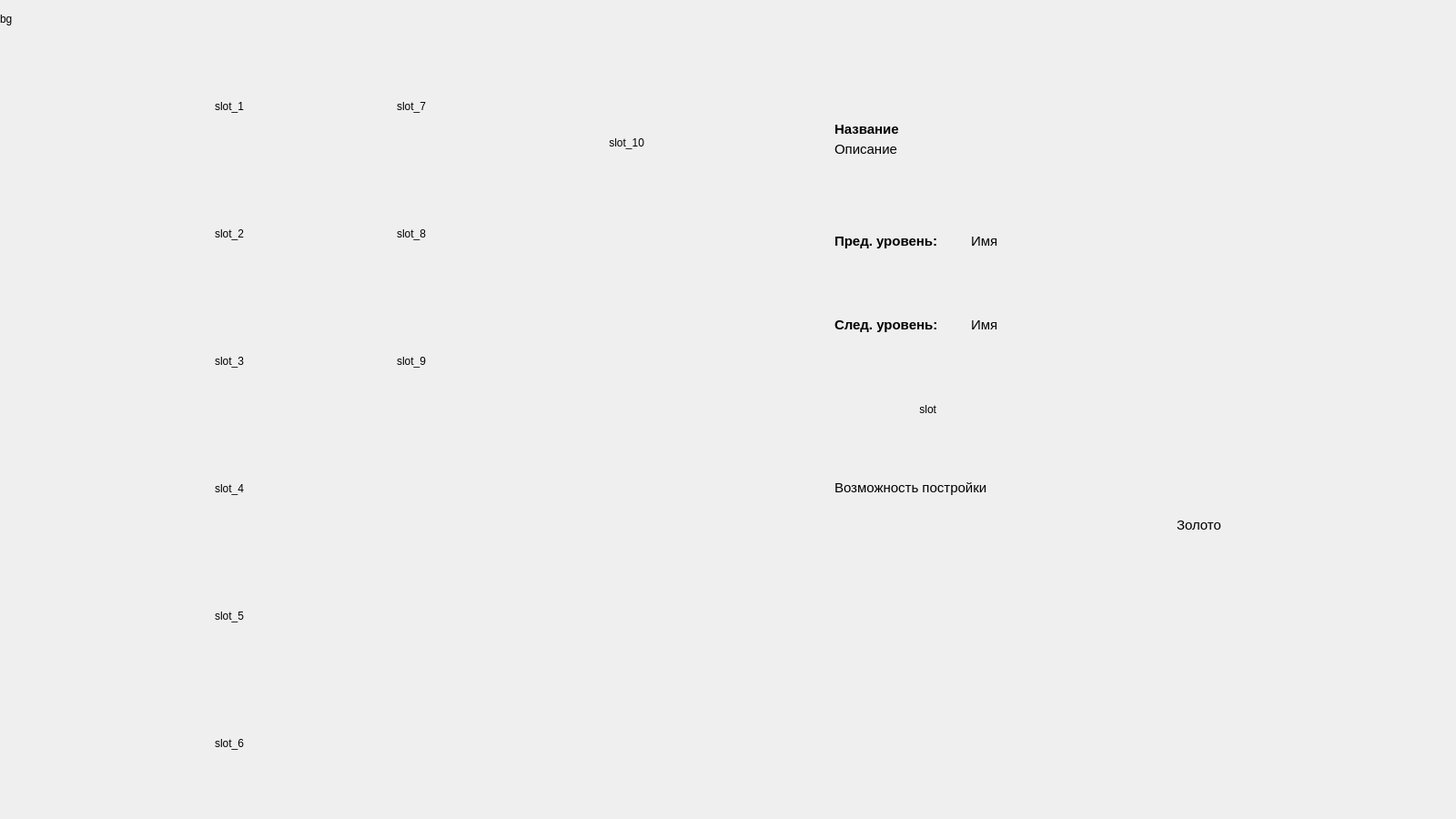
<?xml version="1.0" encoding="UTF-8"?>
<ui version="4.0">
 <class>CapitalBuildingWindow</class>
 <widget class="QMainWindow" name="CapitalBuildingWindow">
  <property name="geometry">
   <rect>
    <x>0</x>
    <y>0</y>
    <width>1600</width>
    <height>900</height>
   </rect>
  </property>
  <property name="windowTitle">
   <string notr="true">CapitalBuildingWindow</string>
  </property>
  <widget class="QWidget" name="centralwidget">
   <widget class="QLabel" name="capitalBuildingBG">
    <property name="geometry">
     <rect>
      <x>0</x>
      <y>0</y>
      <width>28</width>
      <height>41</height>
     </rect>
    </property>
    <property name="minimumSize">
     <size>
      <width>13</width>
      <height>13</height>
     </size>
    </property>
    <property name="maximumSize">
     <size>
      <width>1600</width>
      <height>900</height>
     </size>
    </property>
    <property name="contextMenuPolicy">
     <enum>Qt::DefaultContextMenu</enum>
    </property>
    <property name="autoFillBackground">
     <bool>true</bool>
    </property>
    <property name="frameShape">
     <enum>QFrame::NoFrame</enum>
    </property>
    <property name="frameShadow">
     <enum>QFrame::Plain</enum>
    </property>
    <property name="lineWidth">
     <number>3</number>
    </property>
    <property name="midLineWidth">
     <number>0</number>
    </property>
    <property name="text">
     <string>bg</string>
    </property>
   </widget>
   <widget class="QPushButton" name="pushButtonBack">
    <property name="geometry">
     <rect>
      <x>1313</x>
      <y>844</y>
      <width>40</width>
      <height>40</height>
     </rect>
    </property>
    <property name="toolTip">
     <string>Выход</string>
    </property>
    <property name="toolTipDuration">
     <number>3000</number>
    </property>
    <property name="autoFillBackground">
     <bool>false</bool>
    </property>
    <property name="text">
     <string/>
    </property>
    <property name="flat">
     <bool>true</bool>
    </property>
   </widget>
   <widget class="QPushButton" name="pushButtonFighters">
    <property name="geometry">
     <rect>
      <x>1058</x>
      <y>727</y>
      <width>40</width>
      <height>40</height>
     </rect>
    </property>
    <property name="toolTip">
     <string>Бойцы</string>
    </property>
    <property name="toolTipDuration">
     <number>3000</number>
    </property>
    <property name="autoFillBackground">
     <bool>false</bool>
    </property>
    <property name="text">
     <string/>
    </property>
    <property name="flat">
     <bool>true</bool>
    </property>
   </widget>
   <widget class="QPushButton" name="pushButtonMages">
    <property name="geometry">
     <rect>
      <x>1116</x>
      <y>697</y>
      <width>40</width>
      <height>40</height>
     </rect>
    </property>
    <property name="toolTip">
     <string>Маги</string>
    </property>
    <property name="toolTipDuration">
     <number>3000</number>
    </property>
    <property name="autoFillBackground">
     <bool>false</bool>
    </property>
    <property name="text">
     <string/>
    </property>
    <property name="flat">
     <bool>true</bool>
    </property>
   </widget>
   <widget class="QPushButton" name="pushButtonArchers">
    <property name="geometry">
     <rect>
      <x>1174</x>
      <y>727</y>
      <width>40</width>
      <height>40</height>
     </rect>
    </property>
    <property name="toolTip">
     <string>Стрелки</string>
    </property>
    <property name="toolTipDuration">
     <number>3000</number>
    </property>
    <property name="autoFillBackground">
     <bool>false</bool>
    </property>
    <property name="text">
     <string/>
    </property>
    <property name="flat">
     <bool>true</bool>
    </property>
   </widget>
   <widget class="QPushButton" name="pushButtonSupport">
    <property name="geometry">
     <rect>
      <x>1174</x>
      <y>796</y>
      <width>40</width>
      <height>40</height>
     </rect>
    </property>
    <property name="toolTip">
     <string>Поддержка</string>
    </property>
    <property name="toolTipDuration">
     <number>3000</number>
    </property>
    <property name="autoFillBackground">
     <bool>false</bool>
    </property>
    <property name="text">
     <string/>
    </property>
    <property name="flat">
     <bool>true</bool>
    </property>
   </widget>
   <widget class="QPushButton" name="pushButtonReverse">
    <property name="geometry">
     <rect>
      <x>1281</x>
      <y>671</y>
      <width>46</width>
      <height>46</height>
     </rect>
    </property>
    <property name="toolTip">
     <string>Портреты</string>
    </property>
    <property name="toolTipDuration">
     <number>3000</number>
    </property>
    <property name="autoFillBackground">
     <bool>false</bool>
    </property>
    <property name="text">
     <string/>
    </property>
    <property name="flat">
     <bool>true</bool>
    </property>
   </widget>
   <widget class="QLabel" name="slot">
    <property name="geometry">
     <rect>
      <x>924</x>
      <y>386</y>
      <width>105</width>
      <height>127</height>
     </rect>
    </property>
    <property name="layoutDirection">
     <enum>Qt::LeftToRight</enum>
    </property>
    <property name="frameShape">
     <enum>QFrame::NoFrame</enum>
    </property>
    <property name="frameShadow">
     <enum>QFrame::Raised</enum>
    </property>
    <property name="lineWidth">
     <number>1</number>
    </property>
    <property name="midLineWidth">
     <number>0</number>
    </property>
    <property name="text">
     <string>slot</string>
    </property>
    <property name="alignment">
     <set>Qt::AlignRight|Qt::AlignTrailing|Qt::AlignVCenter</set>
    </property>
   </widget>
   <widget class="QPushButton" name="pushButtonSlot">
    <property name="geometry">
     <rect>
      <x>924</x>
      <y>386</y>
      <width>105</width>
      <height>127</height>
     </rect>
    </property>
    <property name="text">
     <string/>
    </property>
    <property name="flat">
     <bool>true</bool>
    </property>
   </widget>
   <widget class="QLabel" name="slotFrame1">
    <property name="geometry">
     <rect>
      <x>913</x>
      <y>375</y>
      <width>125</width>
      <height>149</height>
     </rect>
    </property>
    <property name="frameShape">
     <enum>QFrame::Panel</enum>
    </property>
    <property name="frameShadow">
     <enum>QFrame::Raised</enum>
    </property>
    <property name="lineWidth">
     <number>0</number>
    </property>
    <property name="midLineWidth">
     <number>0</number>
    </property>
    <property name="text">
     <string/>
    </property>
   </widget>
   <widget class="QPushButton" name="pushButtonOthers">
    <property name="geometry">
     <rect>
      <x>1058</x>
      <y>798</y>
      <width>40</width>
      <height>40</height>
     </rect>
    </property>
    <property name="toolTip">
     <string>Другие</string>
    </property>
    <property name="toolTipDuration">
     <number>3000</number>
    </property>
    <property name="autoFillBackground">
     <bool>false</bool>
    </property>
    <property name="text">
     <string/>
    </property>
    <property name="flat">
     <bool>true</bool>
    </property>
   </widget>
   <widget class="QPushButton" name="pushButtonSlot_2">
    <property name="geometry">
     <rect>
      <x>150</x>
      <y>200</y>
      <width>118</width>
      <height>114</height>
     </rect>
    </property>
    <property name="text">
     <string/>
    </property>
    <property name="flat">
     <bool>true</bool>
    </property>
   </widget>
   <widget class="QLabel" name="slot_2">
    <property name="geometry">
     <rect>
      <x>150</x>
      <y>200</y>
      <width>118</width>
      <height>114</height>
     </rect>
    </property>
    <property name="layoutDirection">
     <enum>Qt::LeftToRight</enum>
    </property>
    <property name="frameShape">
     <enum>QFrame::NoFrame</enum>
    </property>
    <property name="frameShadow">
     <enum>QFrame::Raised</enum>
    </property>
    <property name="lineWidth">
     <number>1</number>
    </property>
    <property name="midLineWidth">
     <number>0</number>
    </property>
    <property name="text">
     <string>slot_2</string>
    </property>
    <property name="alignment">
     <set>Qt::AlignRight|Qt::AlignTrailing|Qt::AlignVCenter</set>
    </property>
   </widget>
   <widget class="QPushButton" name="pushButtonSlot_3">
    <property name="geometry">
     <rect>
      <x>150</x>
      <y>340</y>
      <width>118</width>
      <height>114</height>
     </rect>
    </property>
    <property name="text">
     <string/>
    </property>
    <property name="flat">
     <bool>true</bool>
    </property>
   </widget>
   <widget class="QLabel" name="slot_3">
    <property name="geometry">
     <rect>
      <x>150</x>
      <y>340</y>
      <width>118</width>
      <height>114</height>
     </rect>
    </property>
    <property name="layoutDirection">
     <enum>Qt::LeftToRight</enum>
    </property>
    <property name="frameShape">
     <enum>QFrame::NoFrame</enum>
    </property>
    <property name="frameShadow">
     <enum>QFrame::Raised</enum>
    </property>
    <property name="lineWidth">
     <number>1</number>
    </property>
    <property name="midLineWidth">
     <number>0</number>
    </property>
    <property name="text">
     <string>slot_3</string>
    </property>
    <property name="alignment">
     <set>Qt::AlignRight|Qt::AlignTrailing|Qt::AlignVCenter</set>
    </property>
   </widget>
   <widget class="QPushButton" name="pushButtonSlot_4">
    <property name="geometry">
     <rect>
      <x>150</x>
      <y>480</y>
      <width>118</width>
      <height>114</height>
     </rect>
    </property>
    <property name="text">
     <string/>
    </property>
    <property name="flat">
     <bool>true</bool>
    </property>
   </widget>
   <widget class="QLabel" name="slot_4">
    <property name="geometry">
     <rect>
      <x>150</x>
      <y>480</y>
      <width>118</width>
      <height>114</height>
     </rect>
    </property>
    <property name="layoutDirection">
     <enum>Qt::LeftToRight</enum>
    </property>
    <property name="frameShape">
     <enum>QFrame::NoFrame</enum>
    </property>
    <property name="frameShadow">
     <enum>QFrame::Raised</enum>
    </property>
    <property name="lineWidth">
     <number>1</number>
    </property>
    <property name="midLineWidth">
     <number>0</number>
    </property>
    <property name="text">
     <string>slot_4</string>
    </property>
    <property name="alignment">
     <set>Qt::AlignRight|Qt::AlignTrailing|Qt::AlignVCenter</set>
    </property>
   </widget>
   <widget class="QLabel" name="slot_5">
    <property name="geometry">
     <rect>
      <x>150</x>
      <y>620</y>
      <width>118</width>
      <height>114</height>
     </rect>
    </property>
    <property name="layoutDirection">
     <enum>Qt::LeftToRight</enum>
    </property>
    <property name="frameShape">
     <enum>QFrame::NoFrame</enum>
    </property>
    <property name="frameShadow">
     <enum>QFrame::Raised</enum>
    </property>
    <property name="lineWidth">
     <number>1</number>
    </property>
    <property name="midLineWidth">
     <number>0</number>
    </property>
    <property name="text">
     <string>slot_5</string>
    </property>
    <property name="alignment">
     <set>Qt::AlignRight|Qt::AlignTrailing|Qt::AlignVCenter</set>
    </property>
   </widget>
   <widget class="QPushButton" name="pushButtonSlot_5">
    <property name="geometry">
     <rect>
      <x>150</x>
      <y>620</y>
      <width>118</width>
      <height>114</height>
     </rect>
    </property>
    <property name="text">
     <string/>
    </property>
    <property name="flat">
     <bool>true</bool>
    </property>
   </widget>
   <widget class="QPushButton" name="pushButtonSlot_6">
    <property name="geometry">
     <rect>
      <x>150</x>
      <y>760</y>
      <width>118</width>
      <height>114</height>
     </rect>
    </property>
    <property name="text">
     <string/>
    </property>
    <property name="flat">
     <bool>true</bool>
    </property>
   </widget>
   <widget class="QLabel" name="slot_6">
    <property name="geometry">
     <rect>
      <x>150</x>
      <y>760</y>
      <width>118</width>
      <height>114</height>
     </rect>
    </property>
    <property name="layoutDirection">
     <enum>Qt::LeftToRight</enum>
    </property>
    <property name="frameShape">
     <enum>QFrame::NoFrame</enum>
    </property>
    <property name="frameShadow">
     <enum>QFrame::Raised</enum>
    </property>
    <property name="lineWidth">
     <number>1</number>
    </property>
    <property name="midLineWidth">
     <number>0</number>
    </property>
    <property name="text">
     <string>slot_6</string>
    </property>
    <property name="alignment">
     <set>Qt::AlignRight|Qt::AlignTrailing|Qt::AlignVCenter</set>
    </property>
   </widget>
   <widget class="QPushButton" name="pushButtonSlot_7">
    <property name="geometry">
     <rect>
      <x>350</x>
      <y>60</y>
      <width>118</width>
      <height>114</height>
     </rect>
    </property>
    <property name="text">
     <string/>
    </property>
    <property name="flat">
     <bool>true</bool>
    </property>
   </widget>
   <widget class="QLabel" name="slot_7">
    <property name="geometry">
     <rect>
      <x>350</x>
      <y>60</y>
      <width>118</width>
      <height>114</height>
     </rect>
    </property>
    <property name="layoutDirection">
     <enum>Qt::LeftToRight</enum>
    </property>
    <property name="frameShape">
     <enum>QFrame::NoFrame</enum>
    </property>
    <property name="frameShadow">
     <enum>QFrame::Raised</enum>
    </property>
    <property name="lineWidth">
     <number>1</number>
    </property>
    <property name="midLineWidth">
     <number>0</number>
    </property>
    <property name="text">
     <string>slot_7</string>
    </property>
    <property name="alignment">
     <set>Qt::AlignRight|Qt::AlignTrailing|Qt::AlignVCenter</set>
    </property>
   </widget>
   <widget class="QPushButton" name="pushButtonSlot_8">
    <property name="geometry">
     <rect>
      <x>350</x>
      <y>200</y>
      <width>118</width>
      <height>114</height>
     </rect>
    </property>
    <property name="text">
     <string/>
    </property>
    <property name="flat">
     <bool>true</bool>
    </property>
   </widget>
   <widget class="QLabel" name="slot_8">
    <property name="geometry">
     <rect>
      <x>350</x>
      <y>200</y>
      <width>118</width>
      <height>114</height>
     </rect>
    </property>
    <property name="layoutDirection">
     <enum>Qt::LeftToRight</enum>
    </property>
    <property name="frameShape">
     <enum>QFrame::NoFrame</enum>
    </property>
    <property name="frameShadow">
     <enum>QFrame::Raised</enum>
    </property>
    <property name="lineWidth">
     <number>1</number>
    </property>
    <property name="midLineWidth">
     <number>0</number>
    </property>
    <property name="text">
     <string>slot_8</string>
    </property>
    <property name="alignment">
     <set>Qt::AlignRight|Qt::AlignTrailing|Qt::AlignVCenter</set>
    </property>
   </widget>
   <widget class="QPushButton" name="pushButtonSlot_9">
    <property name="geometry">
     <rect>
      <x>350</x>
      <y>340</y>
      <width>118</width>
      <height>114</height>
     </rect>
    </property>
    <property name="text">
     <string/>
    </property>
    <property name="flat">
     <bool>true</bool>
    </property>
   </widget>
   <widget class="QLabel" name="slot_9">
    <property name="geometry">
     <rect>
      <x>350</x>
      <y>340</y>
      <width>118</width>
      <height>114</height>
     </rect>
    </property>
    <property name="layoutDirection">
     <enum>Qt::LeftToRight</enum>
    </property>
    <property name="frameShape">
     <enum>QFrame::NoFrame</enum>
    </property>
    <property name="frameShadow">
     <enum>QFrame::Raised</enum>
    </property>
    <property name="lineWidth">
     <number>1</number>
    </property>
    <property name="midLineWidth">
     <number>0</number>
    </property>
    <property name="text">
     <string>slot_9</string>
    </property>
    <property name="alignment">
     <set>Qt::AlignRight|Qt::AlignTrailing|Qt::AlignVCenter</set>
    </property>
   </widget>
   <widget class="QLabel" name="slot_1">
    <property name="geometry">
     <rect>
      <x>150</x>
      <y>60</y>
      <width>118</width>
      <height>114</height>
     </rect>
    </property>
    <property name="layoutDirection">
     <enum>Qt::LeftToRight</enum>
    </property>
    <property name="frameShape">
     <enum>QFrame::NoFrame</enum>
    </property>
    <property name="frameShadow">
     <enum>QFrame::Raised</enum>
    </property>
    <property name="lineWidth">
     <number>1</number>
    </property>
    <property name="midLineWidth">
     <number>0</number>
    </property>
    <property name="text">
     <string>slot_1</string>
    </property>
    <property name="alignment">
     <set>Qt::AlignRight|Qt::AlignTrailing|Qt::AlignVCenter</set>
    </property>
   </widget>
   <widget class="QPushButton" name="pushButtonSlot_1">
    <property name="geometry">
     <rect>
      <x>150</x>
      <y>60</y>
      <width>118</width>
      <height>114</height>
     </rect>
    </property>
    <property name="text">
     <string/>
    </property>
    <property name="flat">
     <bool>true</bool>
    </property>
   </widget>
   <widget class="QLabel" name="prevLevelText">
    <property name="geometry">
     <rect>
      <x>917</x>
      <y>255</y>
      <width>221</width>
      <height>20</height>
     </rect>
    </property>
    <property name="font">
     <font>
      <family>Arial</family>
      <pointsize>11</pointsize>
      <weight>75</weight>
      <bold>true</bold>
     </font>
    </property>
    <property name="text">
     <string>Пред. уровень:</string>
    </property>
   </widget>
   <widget class="QLabel" name="nextLevelText">
    <property name="geometry">
     <rect>
      <x>917</x>
      <y>347</y>
      <width>141</width>
      <height>20</height>
     </rect>
    </property>
    <property name="font">
     <font>
      <family>Arial</family>
      <pointsize>11</pointsize>
      <weight>75</weight>
      <bold>true</bold>
     </font>
    </property>
    <property name="text">
     <string>След. уровень:</string>
    </property>
   </widget>
   <widget class="QLabel" name="buildingName">
    <property name="geometry">
     <rect>
      <x>917</x>
      <y>132</y>
      <width>311</width>
      <height>20</height>
     </rect>
    </property>
    <property name="font">
     <font>
      <family>Arial</family>
      <pointsize>11</pointsize>
      <weight>75</weight>
      <bold>true</bold>
     </font>
    </property>
    <property name="text">
     <string>Название</string>
    </property>
   </widget>
   <widget class="QLabel" name="desc">
    <property name="geometry">
     <rect>
      <x>917</x>
      <y>155</y>
      <width>441</width>
      <height>91</height>
     </rect>
    </property>
    <property name="font">
     <font>
      <family>Arial</family>
      <pointsize>11</pointsize>
      <weight>50</weight>
      <bold>false</bold>
     </font>
    </property>
    <property name="text">
     <string>Описание</string>
    </property>
    <property name="scaledContents">
     <bool>false</bool>
    </property>
    <property name="alignment">
     <set>Qt::AlignLeading|Qt::AlignLeft|Qt::AlignTop</set>
    </property>
    <property name="wordWrap">
     <bool>true</bool>
    </property>
   </widget>
   <widget class="QLabel" name="buildPossib">
    <property name="geometry">
     <rect>
      <x>917</x>
      <y>527</y>
      <width>351</width>
      <height>51</height>
     </rect>
    </property>
    <property name="font">
     <font>
      <family>Arial</family>
      <pointsize>11</pointsize>
      <weight>50</weight>
      <bold>false</bold>
     </font>
    </property>
    <property name="text">
     <string>Возможность постройки</string>
    </property>
    <property name="alignment">
     <set>Qt::AlignLeading|Qt::AlignLeft|Qt::AlignTop</set>
    </property>
    <property name="wordWrap">
     <bool>true</bool>
    </property>
   </widget>
   <widget class="QLabel" name="nextLevel">
    <property name="geometry">
     <rect>
      <x>1067</x>
      <y>347</y>
      <width>291</width>
      <height>20</height>
     </rect>
    </property>
    <property name="font">
     <font>
      <family>Arial</family>
      <pointsize>11</pointsize>
      <weight>50</weight>
      <bold>false</bold>
     </font>
    </property>
    <property name="text">
     <string>Имя</string>
    </property>
   </widget>
   <widget class="QLabel" name="prevLevel">
    <property name="geometry">
     <rect>
      <x>1067</x>
      <y>255</y>
      <width>291</width>
      <height>20</height>
     </rect>
    </property>
    <property name="font">
     <font>
      <family>Arial</family>
      <pointsize>11</pointsize>
      <weight>50</weight>
      <bold>false</bold>
     </font>
    </property>
    <property name="text">
     <string>Имя</string>
    </property>
   </widget>
   <widget class="QPushButton" name="pushButtonBuy">
    <property name="enabled">
     <bool>true</bool>
    </property>
    <property name="geometry">
     <rect>
      <x>945</x>
      <y>674</y>
      <width>40</width>
      <height>40</height>
     </rect>
    </property>
    <property name="toolTip">
     <string>Построить</string>
    </property>
    <property name="toolTipDuration">
     <number>3000</number>
    </property>
    <property name="autoFillBackground">
     <bool>false</bool>
    </property>
    <property name="text">
     <string/>
    </property>
    <property name="flat">
     <bool>true</bool>
    </property>
   </widget>
   <widget class="QLabel" name="gold">
    <property name="geometry">
     <rect>
      <x>1287</x>
      <y>567</y>
      <width>61</width>
      <height>20</height>
     </rect>
    </property>
    <property name="font">
     <font>
      <family>Arial</family>
      <pointsize>11</pointsize>
      <weight>50</weight>
      <bold>false</bold>
     </font>
    </property>
    <property name="text">
     <string>Золото</string>
    </property>
    <property name="alignment">
     <set>Qt::AlignCenter</set>
    </property>
   </widget>
   <widget class="QLabel" name="labelSelected1">
    <property name="enabled">
     <bool>true</bool>
    </property>
    <property name="geometry">
     <rect>
      <x>180</x>
      <y>60</y>
      <width>118</width>
      <height>114</height>
     </rect>
    </property>
    <property name="frameShape">
     <enum>QFrame::Box</enum>
    </property>
    <property name="lineWidth">
     <number>0</number>
    </property>
    <property name="text">
     <string/>
    </property>
   </widget>
   <widget class="QLabel" name="slotBuy">
    <property name="geometry">
     <rect>
      <x>937</x>
      <y>667</y>
      <width>59</width>
      <height>60</height>
     </rect>
    </property>
    <property name="layoutDirection">
     <enum>Qt::LeftToRight</enum>
    </property>
    <property name="frameShape">
     <enum>QFrame::NoFrame</enum>
    </property>
    <property name="frameShadow">
     <enum>QFrame::Raised</enum>
    </property>
    <property name="lineWidth">
     <number>1</number>
    </property>
    <property name="midLineWidth">
     <number>0</number>
    </property>
    <property name="text">
     <string/>
    </property>
    <property name="scaledContents">
     <bool>false</bool>
    </property>
    <property name="alignment">
     <set>Qt::AlignLeading|Qt::AlignLeft|Qt::AlignTop</set>
    </property>
   </widget>
   <widget class="QLabel" name="slotBuilded_1">
    <property name="geometry">
     <rect>
      <x>190</x>
      <y>20</y>
      <width>55</width>
      <height>60</height>
     </rect>
    </property>
    <property name="layoutDirection">
     <enum>Qt::LeftToRight</enum>
    </property>
    <property name="frameShape">
     <enum>QFrame::NoFrame</enum>
    </property>
    <property name="frameShadow">
     <enum>QFrame::Raised</enum>
    </property>
    <property name="lineWidth">
     <number>1</number>
    </property>
    <property name="midLineWidth">
     <number>0</number>
    </property>
    <property name="text">
     <string/>
    </property>
    <property name="scaledContents">
     <bool>false</bool>
    </property>
    <property name="alignment">
     <set>Qt::AlignLeading|Qt::AlignLeft|Qt::AlignTop</set>
    </property>
   </widget>
   <widget class="QLabel" name="slotBuilded_2">
    <property name="geometry">
     <rect>
      <x>260</x>
      <y>20</y>
      <width>55</width>
      <height>60</height>
     </rect>
    </property>
    <property name="layoutDirection">
     <enum>Qt::LeftToRight</enum>
    </property>
    <property name="frameShape">
     <enum>QFrame::NoFrame</enum>
    </property>
    <property name="frameShadow">
     <enum>QFrame::Raised</enum>
    </property>
    <property name="lineWidth">
     <number>1</number>
    </property>
    <property name="midLineWidth">
     <number>0</number>
    </property>
    <property name="text">
     <string/>
    </property>
    <property name="scaledContents">
     <bool>false</bool>
    </property>
    <property name="alignment">
     <set>Qt::AlignLeading|Qt::AlignLeft|Qt::AlignTop</set>
    </property>
   </widget>
   <widget class="QLabel" name="slotBuilded_3">
    <property name="geometry">
     <rect>
      <x>330</x>
      <y>20</y>
      <width>55</width>
      <height>60</height>
     </rect>
    </property>
    <property name="layoutDirection">
     <enum>Qt::LeftToRight</enum>
    </property>
    <property name="frameShape">
     <enum>QFrame::NoFrame</enum>
    </property>
    <property name="frameShadow">
     <enum>QFrame::Raised</enum>
    </property>
    <property name="lineWidth">
     <number>1</number>
    </property>
    <property name="midLineWidth">
     <number>0</number>
    </property>
    <property name="text">
     <string/>
    </property>
    <property name="scaledContents">
     <bool>false</bool>
    </property>
    <property name="alignment">
     <set>Qt::AlignLeading|Qt::AlignLeft|Qt::AlignTop</set>
    </property>
   </widget>
   <widget class="QLabel" name="slotBuilded_4">
    <property name="geometry">
     <rect>
      <x>390</x>
      <y>20</y>
      <width>55</width>
      <height>60</height>
     </rect>
    </property>
    <property name="layoutDirection">
     <enum>Qt::LeftToRight</enum>
    </property>
    <property name="frameShape">
     <enum>QFrame::NoFrame</enum>
    </property>
    <property name="frameShadow">
     <enum>QFrame::Raised</enum>
    </property>
    <property name="lineWidth">
     <number>1</number>
    </property>
    <property name="midLineWidth">
     <number>0</number>
    </property>
    <property name="text">
     <string/>
    </property>
    <property name="scaledContents">
     <bool>false</bool>
    </property>
    <property name="alignment">
     <set>Qt::AlignLeading|Qt::AlignLeft|Qt::AlignTop</set>
    </property>
   </widget>
   <widget class="QLabel" name="slotBuilded_5">
    <property name="geometry">
     <rect>
      <x>450</x>
      <y>20</y>
      <width>55</width>
      <height>60</height>
     </rect>
    </property>
    <property name="layoutDirection">
     <enum>Qt::LeftToRight</enum>
    </property>
    <property name="frameShape">
     <enum>QFrame::NoFrame</enum>
    </property>
    <property name="frameShadow">
     <enum>QFrame::Raised</enum>
    </property>
    <property name="lineWidth">
     <number>1</number>
    </property>
    <property name="midLineWidth">
     <number>0</number>
    </property>
    <property name="text">
     <string/>
    </property>
    <property name="scaledContents">
     <bool>false</bool>
    </property>
    <property name="alignment">
     <set>Qt::AlignLeading|Qt::AlignLeft|Qt::AlignTop</set>
    </property>
   </widget>
   <widget class="QLabel" name="slotBuilded_6">
    <property name="geometry">
     <rect>
      <x>500</x>
      <y>20</y>
      <width>55</width>
      <height>60</height>
     </rect>
    </property>
    <property name="layoutDirection">
     <enum>Qt::LeftToRight</enum>
    </property>
    <property name="frameShape">
     <enum>QFrame::NoFrame</enum>
    </property>
    <property name="frameShadow">
     <enum>QFrame::Raised</enum>
    </property>
    <property name="lineWidth">
     <number>1</number>
    </property>
    <property name="midLineWidth">
     <number>0</number>
    </property>
    <property name="text">
     <string/>
    </property>
    <property name="scaledContents">
     <bool>false</bool>
    </property>
    <property name="alignment">
     <set>Qt::AlignLeading|Qt::AlignLeft|Qt::AlignTop</set>
    </property>
   </widget>
   <widget class="QLabel" name="slotBuilded_7">
    <property name="geometry">
     <rect>
      <x>570</x>
      <y>20</y>
      <width>55</width>
      <height>60</height>
     </rect>
    </property>
    <property name="layoutDirection">
     <enum>Qt::LeftToRight</enum>
    </property>
    <property name="frameShape">
     <enum>QFrame::NoFrame</enum>
    </property>
    <property name="frameShadow">
     <enum>QFrame::Raised</enum>
    </property>
    <property name="lineWidth">
     <number>1</number>
    </property>
    <property name="midLineWidth">
     <number>0</number>
    </property>
    <property name="text">
     <string/>
    </property>
    <property name="scaledContents">
     <bool>false</bool>
    </property>
    <property name="alignment">
     <set>Qt::AlignLeading|Qt::AlignLeft|Qt::AlignTop</set>
    </property>
   </widget>
   <widget class="QLabel" name="slotBuilded_8">
    <property name="geometry">
     <rect>
      <x>640</x>
      <y>20</y>
      <width>55</width>
      <height>60</height>
     </rect>
    </property>
    <property name="layoutDirection">
     <enum>Qt::LeftToRight</enum>
    </property>
    <property name="frameShape">
     <enum>QFrame::NoFrame</enum>
    </property>
    <property name="frameShadow">
     <enum>QFrame::Raised</enum>
    </property>
    <property name="lineWidth">
     <number>1</number>
    </property>
    <property name="midLineWidth">
     <number>0</number>
    </property>
    <property name="text">
     <string/>
    </property>
    <property name="scaledContents">
     <bool>false</bool>
    </property>
    <property name="alignment">
     <set>Qt::AlignLeading|Qt::AlignLeft|Qt::AlignTop</set>
    </property>
   </widget>
   <widget class="QLabel" name="slotBuilded_9">
    <property name="geometry">
     <rect>
      <x>710</x>
      <y>20</y>
      <width>55</width>
      <height>60</height>
     </rect>
    </property>
    <property name="layoutDirection">
     <enum>Qt::LeftToRight</enum>
    </property>
    <property name="frameShape">
     <enum>QFrame::NoFrame</enum>
    </property>
    <property name="frameShadow">
     <enum>QFrame::Raised</enum>
    </property>
    <property name="lineWidth">
     <number>1</number>
    </property>
    <property name="midLineWidth">
     <number>0</number>
    </property>
    <property name="text">
     <string/>
    </property>
    <property name="scaledContents">
     <bool>false</bool>
    </property>
    <property name="alignment">
     <set>Qt::AlignLeading|Qt::AlignLeft|Qt::AlignTop</set>
    </property>
   </widget>
   <widget class="QLabel" name="slotReverse">
    <property name="geometry">
     <rect>
      <x>1280</x>
      <y>670</y>
      <width>46</width>
      <height>46</height>
     </rect>
    </property>
    <property name="layoutDirection">
     <enum>Qt::LeftToRight</enum>
    </property>
    <property name="frameShape">
     <enum>QFrame::NoFrame</enum>
    </property>
    <property name="frameShadow">
     <enum>QFrame::Raised</enum>
    </property>
    <property name="lineWidth">
     <number>1</number>
    </property>
    <property name="midLineWidth">
     <number>0</number>
    </property>
    <property name="text">
     <string/>
    </property>
    <property name="scaledContents">
     <bool>true</bool>
    </property>
    <property name="alignment">
     <set>Qt::AlignLeading|Qt::AlignLeft|Qt::AlignTop</set>
    </property>
   </widget>
   <widget class="QLabel" name="slotBuilded_10">
    <property name="geometry">
     <rect>
      <x>780</x>
      <y>20</y>
      <width>55</width>
      <height>60</height>
     </rect>
    </property>
    <property name="layoutDirection">
     <enum>Qt::LeftToRight</enum>
    </property>
    <property name="frameShape">
     <enum>QFrame::NoFrame</enum>
    </property>
    <property name="frameShadow">
     <enum>QFrame::Raised</enum>
    </property>
    <property name="lineWidth">
     <number>1</number>
    </property>
    <property name="midLineWidth">
     <number>0</number>
    </property>
    <property name="text">
     <string/>
    </property>
    <property name="scaledContents">
     <bool>false</bool>
    </property>
    <property name="alignment">
     <set>Qt::AlignLeading|Qt::AlignLeft|Qt::AlignTop</set>
    </property>
   </widget>
   <widget class="QPushButton" name="pushButtonSlot_10">
    <property name="geometry">
     <rect>
      <x>590</x>
      <y>100</y>
      <width>118</width>
      <height>114</height>
     </rect>
    </property>
    <property name="text">
     <string/>
    </property>
    <property name="flat">
     <bool>true</bool>
    </property>
   </widget>
   <widget class="QLabel" name="slot_10">
    <property name="geometry">
     <rect>
      <x>590</x>
      <y>100</y>
      <width>118</width>
      <height>114</height>
     </rect>
    </property>
    <property name="layoutDirection">
     <enum>Qt::LeftToRight</enum>
    </property>
    <property name="frameShape">
     <enum>QFrame::NoFrame</enum>
    </property>
    <property name="frameShadow">
     <enum>QFrame::Raised</enum>
    </property>
    <property name="lineWidth">
     <number>1</number>
    </property>
    <property name="midLineWidth">
     <number>0</number>
    </property>
    <property name="text">
     <string>slot_10</string>
    </property>
    <property name="alignment">
     <set>Qt::AlignRight|Qt::AlignTrailing|Qt::AlignVCenter</set>
    </property>
   </widget>
   <zorder>capitalBuildingBG</zorder>
   <zorder>slotFrame1</zorder>
   <zorder>pushButtonBack</zorder>
   <zorder>pushButtonFighters</zorder>
   <zorder>pushButtonMages</zorder>
   <zorder>pushButtonArchers</zorder>
   <zorder>pushButtonSupport</zorder>
   <zorder>slot</zorder>
   <zorder>pushButtonSlot</zorder>
   <zorder>pushButtonOthers</zorder>
   <zorder>slot_2</zorder>
   <zorder>slot_3</zorder>
   <zorder>slot_4</zorder>
   <zorder>slot_5</zorder>
   <zorder>slot_8</zorder>
   <zorder>slot_9</zorder>
   <zorder>slot_1</zorder>
   <zorder>slot_6</zorder>
   <zorder>slot_7</zorder>
   <zorder>prevLevelText</zorder>
   <zorder>nextLevelText</zorder>
   <zorder>buildingName</zorder>
   <zorder>desc</zorder>
   <zorder>buildPossib</zorder>
   <zorder>nextLevel</zorder>
   <zorder>prevLevel</zorder>
   <zorder>gold</zorder>
   <zorder>slotBuy</zorder>
   <zorder>pushButtonBuy</zorder>
   <zorder>slotBuilded_1</zorder>
   <zorder>slotBuilded_2</zorder>
   <zorder>slotBuilded_3</zorder>
   <zorder>slotBuilded_4</zorder>
   <zorder>slotBuilded_5</zorder>
   <zorder>slotBuilded_6</zorder>
   <zorder>slotBuilded_7</zorder>
   <zorder>slotBuilded_8</zorder>
   <zorder>slotBuilded_9</zorder>
   <zorder>slotReverse</zorder>
   <zorder>pushButtonReverse</zorder>
   <zorder>slot_10</zorder>
   <zorder>slotBuilded_10</zorder>
   <zorder>labelSelected1</zorder>
   <zorder>pushButtonSlot_1</zorder>
   <zorder>pushButtonSlot_3</zorder>
   <zorder>pushButtonSlot_7</zorder>
   <zorder>pushButtonSlot_9</zorder>
   <zorder>pushButtonSlot_2</zorder>
   <zorder>pushButtonSlot_4</zorder>
   <zorder>pushButtonSlot_10</zorder>
   <zorder>pushButtonSlot_8</zorder>
   <zorder>pushButtonSlot_5</zorder>
   <zorder>pushButtonSlot_6</zorder>
  </widget>
 </widget>
 <resources/>
 <connections/>
</ui>
